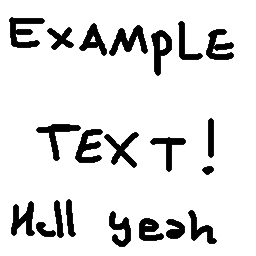
#> input picture example.png, 256 x 256 px
$ python main.py
#> lines starting #> are read from the running program, lines starting #| are printed output that depends on the picture; after the words box and inside, x2 and y2 are one past the last pixel; in counts of white or black regions, pixels touching at a corner belong together
#PATRICIO MONSALVO dea le ponía copyright a esto re simple.

import cv2
import pytesseract

# so basically the idea is:
# 1) transform the img to grayscale
# 2) take out noise
# 3) define contrast (threshold)
# 4) send to pytesseract (ocr)
# 5) print text

def ocr(img):
    return pytesseract.image_to_string(img)

#1
def img_to_grayscale(img):
    return cv2.cvtColor(img, cv2.COLOR_BGR2GRAY)

#2
def remove_noise(img):
    return cv2.medianBlur(img, 5)

#3
def threshold(img):
    return cv2.threshold(img, 0, 255, cv2.THRESH_BINARY + cv2.THRESH_OTSU)[1]

img = cv2.imread("example.png") #lit. just read the damn image
#> img is the input picture: shape (256, 256, 3); min 0, max 255, mean 225.4
img = img_to_grayscale(img)
img = threshold(img)
#> in threshold, `return cv2.threshold(img, 0, 255, cv2.THRESH_BINARY + cv2.THRESH_OTSU)..`:
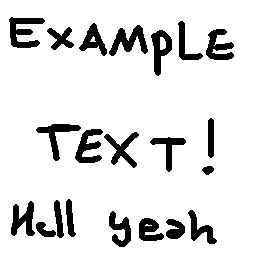
#> returned value: shape (256, 256); 88.2% white; 21 black regions, largest, box (x1, y1, x2, y2) and area: (9, 17, 45, 48) 576, (109, 25, 148, 56) 556, (75, 129, 103, 163) 500
img = remove_noise(img)
#> in remove_noise, `return cv2.medianBlur(img, 5)`:
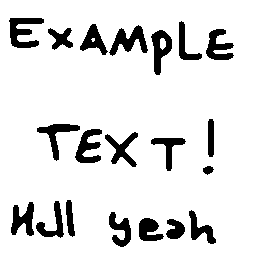
#> returned value: shape (256, 256); 88.3% white; 20 black regions, largest, box (x1, y1, x2, y2) and area: (9, 18, 44, 48) 570, (109, 25, 148, 56) 548, (75, 129, 102, 163) 496

#let's look at the final image!
cv2.imwrite("result.png", img)

print(ocr(img))
#> (the call stopped at in ocr, `return pytesseract.image_to_string(img)`: pytesseract is not available in this run)
